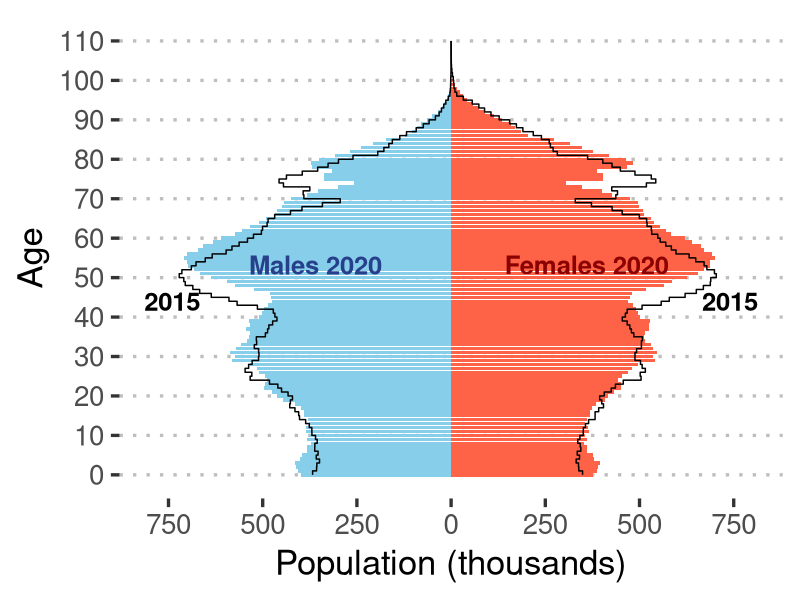

Recreate this plot in R.
#code to produce Figure 1 (a)

setwd(dirname(rstudioapi::getActiveDocumentContext()$path)) #set directory to current


rm(list=ls()) # clear environment
options(scipen=999)


#load necessary packages
library(tidyverse)
library(ggpubr)
library(readxl)


###############2015##################################

# load data

data <- read_excel("germany.xlsx")
long_data <- pivot_longer(data,cols = 3:4,names_to = "Gender",values_to = "Population")
long_data <- mutate(long_data, Population = Population/1000)

# change male population to negative
long_data <- mutate(long_data,
  Population = ifelse(Gender=="Male", Population*(-1),
                      Population*1))

#define vector of colours for the bars
colours <- c("tomato1","skyblue")

  ggplot(long_data, aes(x = Age,y = Population, fill=Gender)) +
  geom_bar(data = long_data %>% filter(Year == 2020),stat = "identity") +
  geom_step(data = long_data %>% filter(Year == 2015),stat = "identity") +
  coord_flip() +
  theme_pubclean(base_size = 25) +
  scale_fill_manual(values= colours) +
  scale_y_continuous(breaks = seq(-750,750, 250), limits = c(-800,800), labels= abs) +
  scale_x_continuous(breaks = seq(0,110,10)) +
  labs(title = NULL, x = "Age",
       y = "Population (thousands)") + 
  annotate(geom="text", y=-360, x=53.2, label="Males 2020",
             color="royalblue4", fontface=2, size=6.5) +
  annotate(geom="text", y=360, x=53.2, label="Females 2020",
             color="darkred", fontface=2, size=6.5) +
  annotate(geom="text", y=740, x=44, label="2015",
             color="black", fontface=2, size=6.5) +
  annotate(geom="text", y=-740, x=44, label="2015",
             color="black", fontface=2, size=6.5) +
    theme(legend.position = "none")
  
  ggsave("_pyramidGermany.pdf",width = 8,height = 10)
  


  
  
